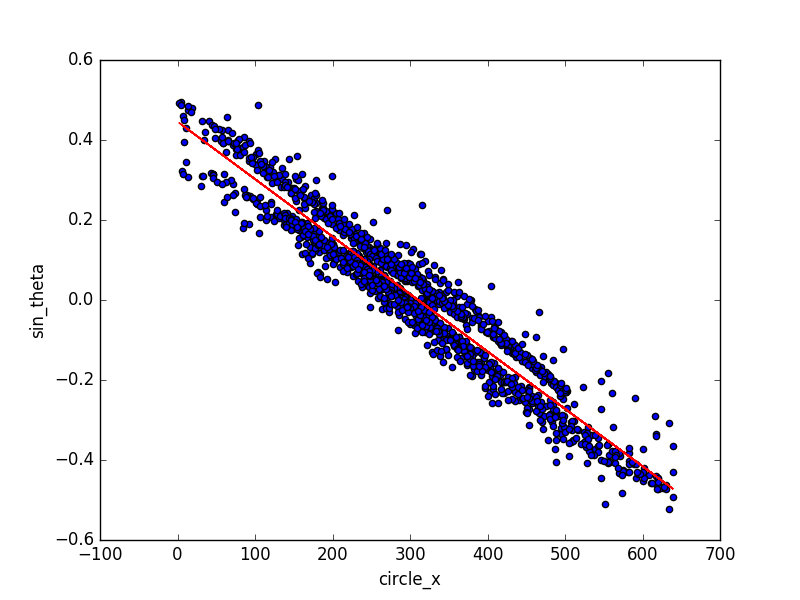

Write the Python code that produced this figure.
#!/usr/bin/env python
import sys
import pandas as pd
import matplotlib.pyplot as plt
from sklearn.linear_model import LinearRegression

df = pd.read_csv(sys.argv[1])

lr = LinearRegression()
X = df[['circle_x']]
Y = df['sin_theta']
lr.fit(X, Y)
print('coef=', lr.coef_)
print('intercept=', lr.intercept_)

plt.scatter(X, Y)
plt.plot(X, lr.predict(X), color='red')
plt.xlabel('circle_x')
plt.ylabel('sin_theta')
plt.show()
